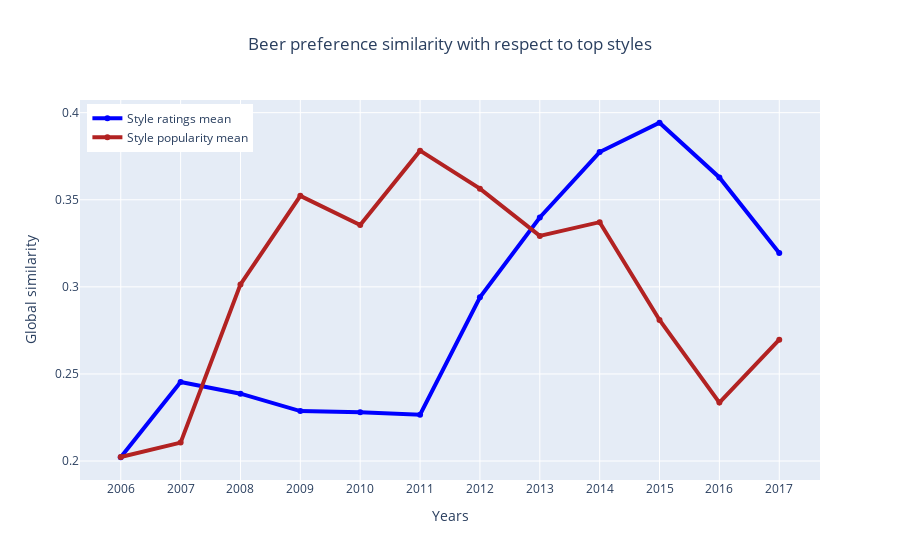

The notebook cell saved with this chart:
### Code cell
import plotly.express as px
import plotly.graph_objects as go

from plotly.subplots import make_subplots


fig = go.Figure()

fig.add_trace(go.Scatter(x=similarity_columns, y=style_ratings_mean, name='Style ratings mean', line=dict(color='blue', width=4)))
fig.add_trace(go.Scatter(x=similarity_columns, y=style_popularity_mean, name='Style popularity mean', line=dict(color='firebrick', width=4)))

fig.update_layout(title='Beer preference similarity with respect to top styles',
                  xaxis_title='Years',
                  yaxis_title='Global similarity',
                  title_x=0.5,
                  legend=dict(
                      yanchor="top",
                      y=0.99,
                      xanchor="left",
                      x=0.01
                  ))

fig.write_html('similarity_style_global.html', include_plotlyjs=False, include_mathjax=False, full_html=False)

fig.show()

### Figure 1 — Plotly figure (JSON) as saved in the notebook; plotly's stock layout.template omitted (floating-point values rounded to 4 significant figures)
{"data": [{"line": {"color": "blue", "width": 4}, "name": "Style ratings mean", "type": "scatter", "x": ["2006", "2007", "2008", "2009", "2010", "2011", "2012", "2013", "2014", "2015", "2016", "2017"], "y": [0.2022, 0.2454, 0.2387, 0.2287, 0.2281, 0.2266, 0.294, 0.3398, 0.3774, 0.3942, 0.3628, 0.3195]}, {"line": {"color": "firebrick", "width": 4}, "name": "Style popularity mean", "type": "scatter", "x": ["2006", "2007", "2008", "2009", "2010", "2011", "2012", "2013", "2014", "2015", "2016", "2017"], "y": [0.2023, 0.2106, 0.3014, 0.3522, 0.3355, 0.3782, 0.3564, 0.3293, 0.3371, 0.281, 0.2336, 0.2697]}], "layout": {"legend": {"x": 0.01, "xanchor": "left", "y": 0.99, "yanchor": "top"}, "title": {"text": "Beer preference similarity with respect to top styles", "x": 0.5}, "xaxis": {"title": {"text": "Years"}}, "yaxis": {"title": {"text": "Global similarity"}}}}
